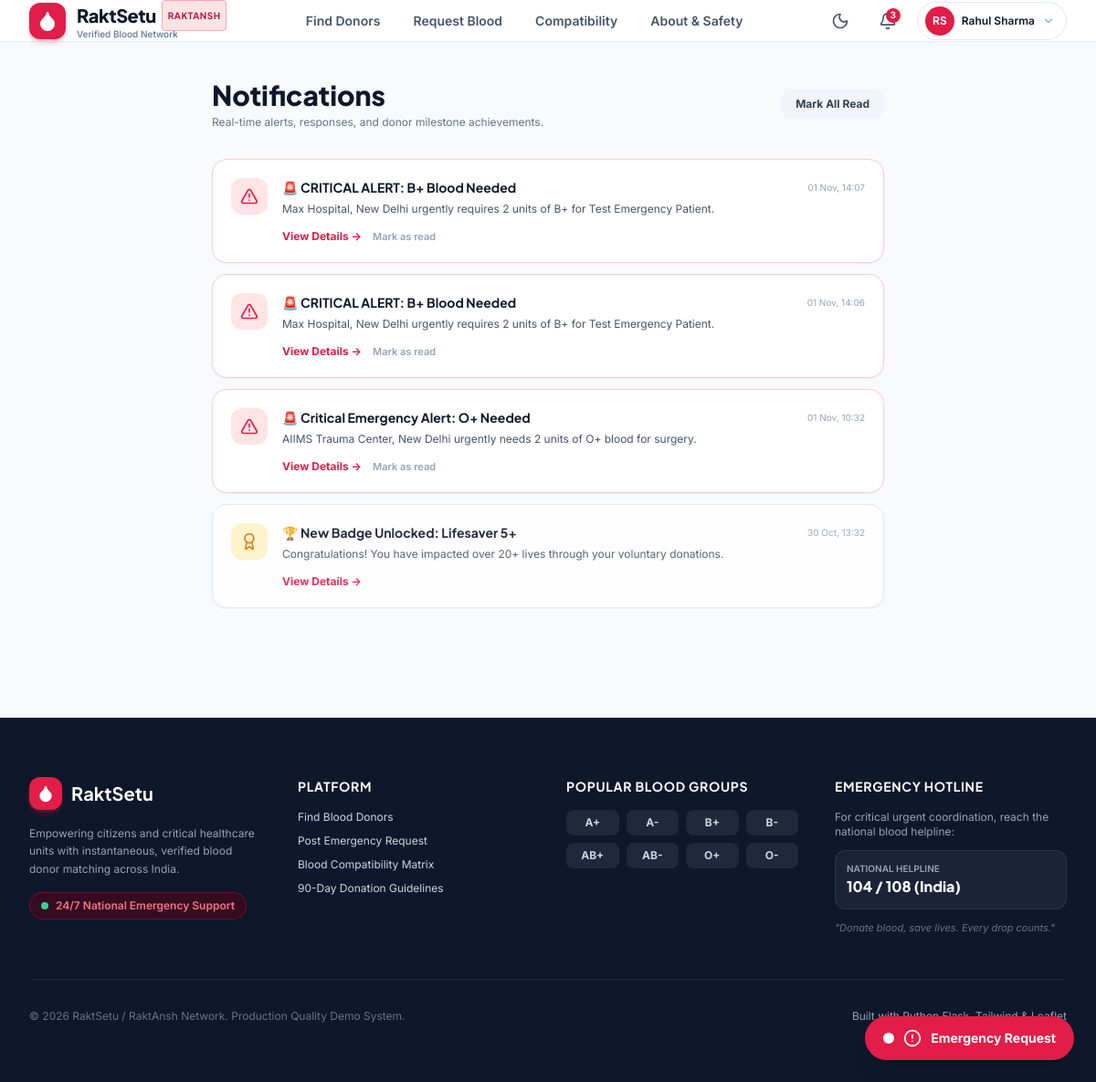
The app's page /notifications (signed in) with its own data.
### app.py (models this page shows, shortened)
class User(UserMixin, db.Model):
    __tablename__ = 'users'
    id = db.Column(db.Integer, primary_key=True)
    name = db.Column(db.String(100), nullable=False)
    email = db.Column(db.String(120), unique=True, nullable=False, index=True)
    password_hash = db.Column(db.String(255), nullable=False)
    role = db.Column(db.String(20), default='donor') # 'donor', 'seeker', 'admin'
    blood_group = db.Column(db.String(5), nullable=False) # 'A+', 'O-', etc.
    city = db.Column(db.String(100), default='New Delhi')
    state = db.Column(db.String(100), default='Delhi')
    pincode = db.Column(db.String(10), default='110001')
    address = db.Column(db.String(255), default='')
    latitude = db.Column(db.Float, default=28.6139)
    longitude = db.Column(db.Float, default=77.2090)
    phone = db.Column(db.String(20), default='')
    is_available = db.Column(db.Boolean, default=True)
    is_verified = db.Column(db.Boolean, default=True)
    total_donations = db.Column(db.Integer, default=0)
    last_donation_date = db.Column(db.Date, nullable=True)
    bio = db.Column(db.Text, default='')
    created_at = db.Column(db.DateTime, default=datetime.utcnow)
    requests = db.relationship('DonationRequest', backref='requester', lazy='dynamic')
    responses = db.relationship('RequestResponse', backref='donor', lazy='dynamic')
    donations = db.relationship('DonationHistory', backref='donor', lazy='dynamic', order_by='DonationHistory.donation_date.desc()')
    notifications = db.relationship('Notification', backref='user', lazy='dynamic', order_by='Notification.created_at.desc()')
    def initials(self):
        parts = self.name.split()
        if len(parts) >= 2:
            return (parts[0][0] + parts[1][0]).upper()
        return self.name[:2].upper()

class Notification(db.Model):
    __tablename__ = 'notifications'
    id = db.Column(db.Integer, primary_key=True)
    user_id = db.Column(db.Integer, db.ForeignKey('users.id'), nullable=False)
    title = db.Column(db.String(150), nullable=False)
    message = db.Column(db.Text, nullable=False)
    type = db.Column(db.String(30), default='system') # 'emergency', 'response', 'badge', 'system'
    link = db.Column(db.String(255), default='/notifications')
    is_read = db.Column(db.Boolean, default=False)
    created_at = db.Column(db.DateTime, default=datetime.utcnow)

### app.py (the view)
@app.route('/notifications')
@login_required
def notifications():
    notifs = Notification.query.filter_by(user_id=current_user.id).order_by(Notification.created_at.desc()).all()
    return render_template('notifications.html', notifications=notifs)

### app.py (called while the page is built)
@login_manager.user_loader
def load_user(user_id):
    return db.session.get(User, int(user_id))

@app.context_processor
def inject_global_data():
    unread_notifs_count = 0
    recent_notifs = []
    if current_user.is_authenticated:
        unread_notifs_count = Notification.query.filter_by(user_id=current_user.id, is_read=False).count()
        recent_notifs = Notification.query.filter_by(user_id=current_user.id).order_by(Notification.created_at.desc()).limit(5).all()
    return {
        'unread_notifs_count': unread_notifs_count,
        'recent_notifs': recent_notifs,
        'BLOOD_GROUPS': BLOOD_GROUPS,
        'CAN_RECEIVE_FROM': CAN_RECEIVE_FROM,
        'CAN_GIVE_TO': CAN_GIVE_TO,
        'CITIES': list(CITY_CENTERS.keys())
    }

### templates/notifications.html (shortened to what this page needs)
{% extends "base.html" %}
{% block content %}
<div class="max-w-[800px] mx-auto px-4 sm:px-6 lg:px-8 py-10" x-data="notificationsPageController()">
  <div class="flex items-center justify-between mb-8">
    <div>
      <h1 class="text-2xl sm:text-3xl font-extrabold font-heading text-slate-900 dark:text-white">Notifications</h1>
      <p class="text-xs text-slate-500 dark:text-slate-400 mt-1">Real-time alerts, responses, and donor milestone achievements.</p>
    </div>
    <button
      type="button"
      @click="markAllAsRead()"
      class="px-4 py-2 rounded-xl bg-slate-100 dark:bg-slate-800 hover:bg-slate-200 dark:hover:bg-slate-700 text-slate-700 dark:text-slate-300 font-bold text-xs transition-colors">
      Mark All Read
    </button>
  </div>
  <div class="space-y-3">
    {% if notifications %}
      {% for n in notifications %}
      <div
        id="notif-card-{{ n.id }}"
        class="bg-white dark:bg-[#111A2E] rounded-2xl p-5 border shadow-sm transition-all flex items-start gap-4 {% if not n.is_read %}border-rose-200 dark:border-rose-900/60 bg-rose-50/30 dark:bg-rose-950/20{% else %}border-slate-200 dark:border-slate-800 opacity-90{% endif %}">
        <div class="w-10 h-10 rounded-xl flex items-center justify-center flex-shrink-0 {% if n.type == 'emergency' %}bg-rose-100 text-rose-600 dark:bg-rose-950 dark:text-rose-400{% elif n.type == 'badge' %}bg-amber-100 text-amber-600 dark:bg-amber-950 dark:text-amber-400{% else %}bg-blue-100 text-blue-600 dark:bg-blue-950 dark:text-blue-400{% endif %}">
          {% if n.type == 'emergency' %}
          <i data-lucide="alert-triangle" class="w-5 h-5"></i>
          {% elif n.type == 'badge' %}
          <i data-lucide="award" class="w-5 h-5"></i>
          {% elif n.type == 'response' %}
          <i data-lucide="check-circle" class="w-5 h-5"></i>
          {% else %}
          <i data-lucide="bell" class="w-5 h-5"></i>
          {% endif %}
        </div>
        <div class="flex-1">
          <div class="flex items-center justify-between gap-2">
            <h3 class="font-bold text-sm text-slate-900 dark:text-white">{{ n.title }}</h3>
            <span class="text-[10px] text-slate-400 whitespace-nowrap">{{ n.created_at.strftime('%d %b, %H:%M') }}</span>
          </div>
          <p class="text-xs text-slate-600 dark:text-slate-400 mt-1 leading-relaxed">{{ n.message }}</p>
          <div class="mt-3 flex items-center gap-3">
            {% if n.link %}
            <a href="{{ n.link }}" @click="markAsRead({{ n.id }})" class="text-xs font-bold text-rose-600 dark:text-rose-400 hover:underline">
              View Details &rarr;
            </a>
            {% endif %}
            {% if not n.is_read %}
            <button
              type="button"
              @click="markAsRead({{ n.id }})"
              class="text-[11px] font-semibold text-slate-400 hover:text-slate-600 dark:hover:text-slate-200">
              Mark as read
            </button>
            {% endif %}
          </div>
        </div>
      </div>
      {% endfor %}
    {% endif %}
  </div>
</div>
{% endblock %}

### templates/base.html (shortened to what this page needs)
<!DOCTYPE html>
<html lang="en" class="h-full">
<head>
  <script src="https://cdn.tailwindcss.com"></script>
  <link rel="stylesheet" href="https://unpkg.com/leaflet@1.9.4/dist/leaflet.css" />
  <link rel="stylesheet" href="{{ url_for('static', filename='css/style.css') }}">
</head>
<body class="min-h-full flex flex-col bg-slate-50 dark:bg-[#0B1220] text-slate-900 dark:text-slate-100 antialiased" x-data="{ mobileMenuOpen: false, notifOpen: false, userDropdownOpen: false }">
  <header class="sticky top-0 z-50 glass-nav border-b border-slate-200/80 dark:border-slate-800/80">
    <div class="max-w-[1240px] mx-auto px-4 sm:px-6 lg:px-8 h-18 flex items-center justify-between">
      <a href="{{ url_for('index') }}" class="flex items-center gap-3 group">
        <div class="w-10 h-10 rounded-xl bg-gradient-to-tr from-rose-600 to-crimson-500 flex items-center justify-center text-white shadow-md shadow-rose-500/30 group-hover:scale-105 transition-transform duration-200">
          <i data-lucide="droplet" class="w-6 h-6 fill-white stroke-white"></i>
        </div>
        <div>
          <span class="text-xl font-extrabold tracking-tight font-heading text-slate-900 dark:text-white flex items-center gap-1.5">
            RaktSetu
            <span class="text-[10px] font-bold uppercase tracking-wider px-1.5 py-0.5 rounded bg-rose-100 text-rose-700 dark:bg-rose-950/80 dark:text-rose-400 border border-rose-300 dark:border-rose-900">
              RaktAnsh
            </span>
          </span>
          <p class="text-[10px] font-medium text-slate-500 dark:text-slate-400 -mt-1 hidden sm:block">Verified Blood Network</p>
        </div>
      </a>
      <nav class="hidden md:flex items-center gap-1 lg:gap-2">
        <a href="{{ url_for('search') }}" class="px-3.5 py-2 text-sm font-semibold rounded-lg text-slate-600 dark:text-slate-300 hover:text-rose-600 dark:hover:text-rose-400 hover:bg-slate-100/80 dark:hover:bg-slate-800/80 transition-colors">
          Find Donors
        </a>
        <a href="{{ url_for('new_emergency_request') }}" class="px-3.5 py-2 text-sm font-semibold rounded-lg text-slate-600 dark:text-slate-300 hover:text-rose-600 dark:hover:text-rose-400 hover:bg-slate-100/80 dark:hover:bg-slate-800/80 transition-colors">
          Request Blood
        </a>
        <a href="{{ url_for('compatibility') }}" class="px-3.5 py-2 text-sm font-semibold rounded-lg text-slate-600 dark:text-slate-300 hover:text-rose-600 dark:hover:text-rose-400 hover:bg-slate-100/80 dark:hover:bg-slate-800/80 transition-colors">
          Compatibility
        </a>
        <a href="{{ url_for('about') }}" class="px-3.5 py-2 text-sm font-semibold rounded-lg text-slate-600 dark:text-slate-300 hover:text-rose-600 dark:hover:text-rose-400 hover:bg-slate-100/80 dark:hover:bg-slate-800/80 transition-colors">
          About & Safety
        </a>
      </nav>
      <div class="flex items-center gap-2 sm:gap-3">
        <button onclick="toggleDarkMode()" aria-label="Toggle dark mode" class="w-10 h-10 rounded-xl flex items-center justify-center text-slate-600 dark:text-slate-300 hover:bg-slate-100 dark:hover:bg-slate-800 transition-colors border border-transparent hover:border-slate-200 dark:hover:border-slate-700">
          <i data-lucide="moon" class="w-5 h-5 block dark:hidden"></i>
        </button>
        {% if current_user.is_authenticated %}
        <div class="relative" @click.away="notifOpen = false">
          <button @click="notifOpen = !notifOpen" class="w-10 h-10 rounded-xl flex items-center justify-center relative text-slate-600 dark:text-slate-300 hover:bg-slate-100 dark:hover:bg-slate-800 transition-colors">
            {% if unread_notifs_count > 0 %}
            <span class="absolute top-1.5 right-1.5 w-4 h-4 bg-rose-600 text-white text-[10px] font-bold rounded-full flex items-center justify-center shadow-sm">
              {{ unread_notifs_count }}
            </span>
            {% endif %}
          </button>
        </div>
        <div class="relative" @click.away="userDropdownOpen = false">
          <button @click="userDropdownOpen = !userDropdownOpen" class="flex items-center gap-2 p-1 pl-2 pr-3 rounded-full hover:bg-slate-100 dark:hover:bg-slate-800 transition-colors border border-slate-200 dark:border-slate-700">
            <div class="w-8 h-8 rounded-full bg-rose-600 text-white font-bold text-xs flex items-center justify-center font-heading shadow-sm">
              {{ current_user.initials() }}
            </div>
            <span class="text-xs font-semibold hidden sm:inline-block max-w-[100px] truncate">{{ current_user.name }}</span>
            <i data-lucide="chevron-down" class="w-3.5 h-3.5 text-slate-400"></i>
          </button>
        </div>
        {% endif %}
      </div>
    </div>
  </header>
  <main class="flex-1">
    {% block content %}{% endblock %}
  </main>
  <aside class="fixed bottom-6 right-6 z-40 hidden sm:block">
    <a href="{{ url_for('new_emergency_request') }}" class="emergency-btn-pulse flex items-center gap-2.5 px-5 py-3.5 rounded-full bg-rose-600 hover:bg-rose-700 text-white font-bold text-sm shadow-xl active:scale-95 transition-all group">
      <div class="w-3 h-3 rounded-full bg-white animate-ping"></div>
      <i data-lucide="alert-circle" class="w-5 h-5 group-hover:rotate-12 transition-transform"></i>
      <span>Emergency Request</span>
    </a>
  </aside>
  <footer class="bg-slate-900 text-slate-300 pt-16 pb-24 sm:pb-16 border-t border-slate-800 mt-20">
    <div class="max-w-[1240px] mx-auto px-4 sm:px-6 lg:px-8">
      <div class="grid grid-cols-1 md:grid-cols-4 gap-10 pb-12 border-b border-slate-800">
        <div class="md:col-span-1">
          <div class="flex items-center gap-2.5 mb-4">
            <div class="w-9 h-9 rounded-xl bg-rose-600 flex items-center justify-center text-white shadow-md shadow-rose-600/30">
              <i data-lucide="droplet" class="w-5 h-5 fill-white stroke-white"></i>
            </div>
            <span class="text-xl font-bold font-heading text-white">RaktSetu</span>
          </div>
          <p class="text-xs text-slate-400 leading-relaxed mb-4">
            Empowering citizens and critical healthcare units with instantaneous, verified blood donor matching across India.
          </p>
          <div class="inline-flex items-center gap-2 px-3 py-1.5 rounded-full bg-rose-950/60 border border-rose-800/60 text-rose-400 text-xs font-semibold">
            <span class="w-2 h-2 rounded-full bg-emerald-400 animate-pulse"></span>
            24/7 National Emergency Support
          </div>
        </div>
        <div>
          <h4 class="text-sm font-bold uppercase tracking-wider text-white font-heading mb-4">Platform</h4>
          <ul class="space-y-2.5 text-xs">
            <li><a href="{{ url_for('search') }}" class="hover:text-rose-400 transition-colors">Find Blood Donors</a></li>
            <li><a href="{{ url_for('new_emergency_request') }}" class="hover:text-rose-400 transition-colors">Post Emergency Request</a></li>
            <li><a href="{{ url_for('compatibility') }}" class="hover:text-rose-400 transition-colors">Blood Compatibility Matrix</a></li>
            <li><a href="{{ url_for('about') }}" class="hover:text-rose-400 transition-colors">90-Day Donation Guidelines</a></li>
          </ul>
        </div>
        <div>
          <h4 class="text-sm font-bold uppercase tracking-wider text-white font-heading mb-4">Popular Blood Groups</h4>
          <div class="grid grid-cols-4 gap-2 text-xs font-bold text-center">
            {% for bg in BLOOD_GROUPS %}
            <a href="{{ url_for('search', blood_group=bg) }}" class="py-1.5 px-2 rounded-lg bg-slate-800 hover:bg-rose-600 hover:text-white transition-colors text-slate-300">
              {{ bg }}
            </a>
            {% endfor %}
          </div>
        </div>
        <div>
          <h4 class="text-sm font-bold uppercase tracking-wider text-white font-heading mb-4">Emergency Hotline</h4>
          <p class="text-xs text-slate-400 mb-3">For critical urgent coordination, reach the national blood helpline:</p>
          <div class="p-3 rounded-xl bg-slate-800/80 border border-slate-700/60 mb-3">
            <p class="text-[10px] text-slate-400 font-semibold uppercase">National Helpline</p>
            <p class="text-base font-extrabold text-white font-heading">104 / 108 (India)</p>
          </div>
          <p class="text-[11px] text-slate-500 italic">"Donate blood, save lives. Every drop counts."</p>
        </div>
      </div>
      <div class="pt-8 flex flex-col sm:flex-row items-center justify-between text-xs text-slate-500 gap-4">
        <p>&copy; 2026 RaktSetu / RaktAnsh Network. Production Quality Demo System.</p>
        <div class="flex items-center gap-6">
          <span class="text-slate-400">Built with Python Flask, Tailwind & Leaflet</span>
        </div>
      </div>
    </div>
  </footer>
</body>
</html>

### static/css/style.css (style rules this page uses)
:root { --primary-crimson: #E11D48; --primary-hover: #BE123C; --primary-pressed: #9F1239; --primary-tint: #FFF1F2; --primary-soft: #FFE4E6; --navy: #0F172A; --slate-text: #334155; --muted: #64748B; --teal-success: #14B8A6; --teal-text: #0F766E; --amber-warning: #F59E0B; --red-critical: #DC2626; --blue-info: #2563EB; --bg-main: #F8FAFC; --card-bg: #FFFFFF; --border-color: #E2E8F0; --text-main: #0F172A; --glass-bg: rgba(255, 255, 255, 0.92); --glass-border: rgba(226, 232, 240, 0.8); --hero-gradient: linear-gradient(135deg, #0F172A 0%, #3B0712 50%, #7F1D1D 100%); }
body { font-family: 'Inter', -apple-system, BlinkMacSystemFont, "Segoe UI", Roboto, sans-serif; background-color: var(--bg-main); color: var(--text-main); transition: background-color 200ms ease, color 200ms ease; overflow-x: hidden; -webkit-font-smoothing: antialiased; }
h1, h2, h3, h4, h5, h6, .font-heading { font-family: 'Plus Jakarta Sans', sans-serif; }
.glass-nav { background: var(--glass-bg); backdrop-filter: blur(12px); -webkit-backdrop-filter: blur(12px); border-bottom: 1px solid var(--glass-border); }
.emergency-btn-pulse { animation: emergency-pulse 2.2s infinite; }

### records on screen
User: initials "RS", name "Rahul Sharma"
Notification: type "emergency" (drawn), title "🚨 CRITICAL ALERT: B+ Blood Needed", created_at "01 Nov, 14:07", message "Max Hospital, New Delhi urgently requires 2 units of B+ for Test Emergency Patient."
Notification: type "emergency" (drawn), title "🚨 CRITICAL ALERT: B+ Blood Needed", created_at "01 Nov, 14:06", message "Max Hospital, New Delhi urgently requires 2 units of B+ for Test Emergency Patient."
Notification: type "emergency" (drawn), title "🚨 Critical Emergency Alert: O+ Needed", created_at "01 Nov, 10:32", message "AIIMS Trauma Center, New Delhi urgently needs 2 units of O+ blood for surgery."
Notification: type "badge" (drawn), title "🏆 New Badge Unlocked: Lifesaver 5+", created_at "30 Oct, 13:32", message "Congratulations! You have impacted over 20+ lives through your voluntary donations."

### other values on screen
{{ unread_notifs_count }} "3"
{{ bg }} "A+" "A-" "B+" "B-" "AB+" "AB-" "O+" "O-"
